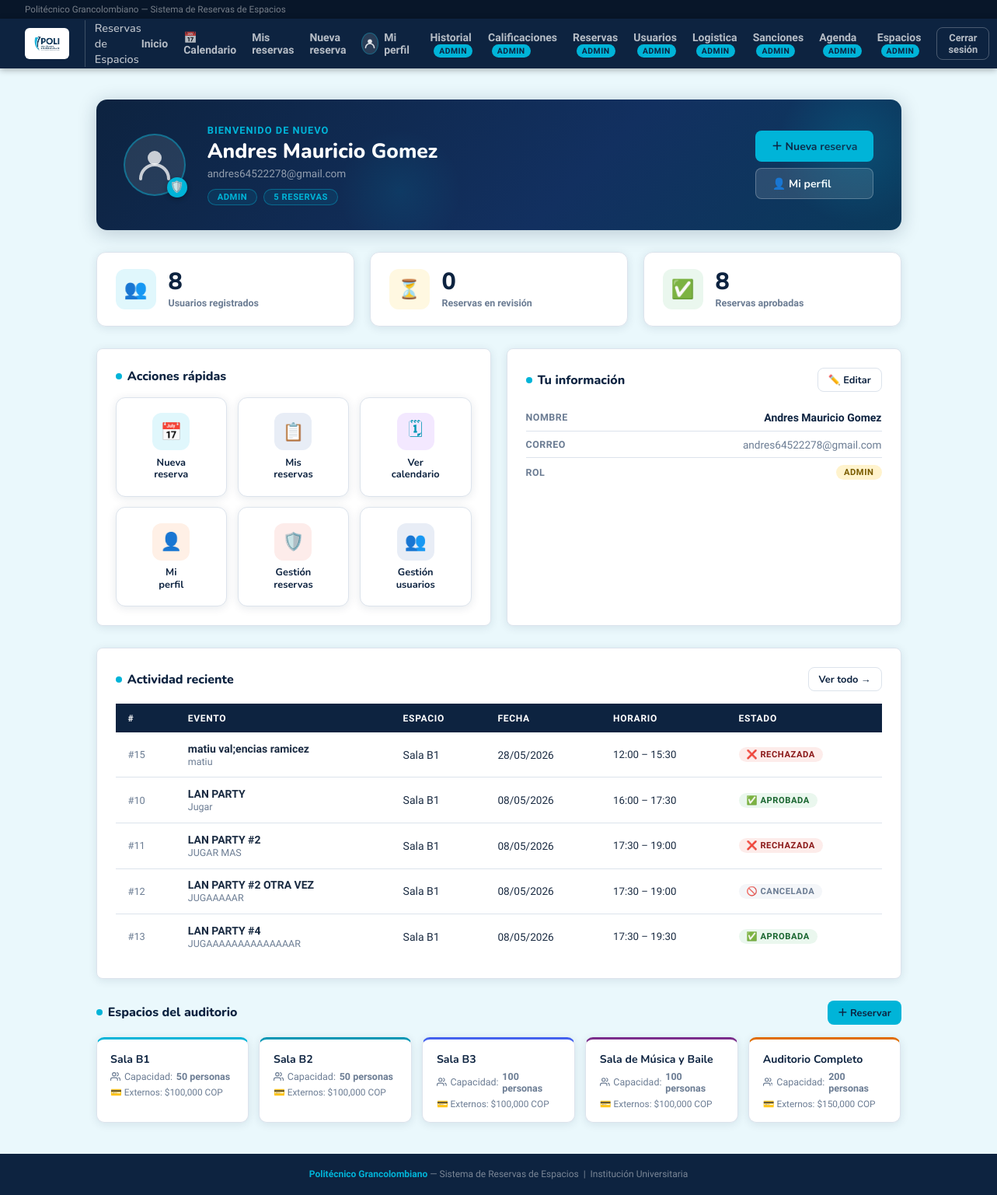
/dashboard (signed in), run on the app's committed database.
### database.py (models this page shows, shortened)
class Usuario(Base):
    __tablename__ = "usuario"
    id         = Column(Integer, primary_key=True, autoincrement=True)
    nombre     = Column(String, nullable=False)
    correo     = Column(String, nullable=False, unique=True)
    contrasena = Column(String, nullable=False)
    rol        = Column(String, nullable=False)  # 'docente' | 'administrativo' | 'externa' | 'admin' | 'logistica'
    activo  = Column(Boolean, default=True, nullable=False)   # False = cuenta desactivada
    strikes = Column(Integer, default=0,    nullable=False)   # Reportes asignados por el admin
    cod_docente  = Column(String,  nullable=True)
    departamento = Column(String,  nullable=True)
    dependencia = Column(String, nullable=True)
    empresa  = Column(String, nullable=True)
    telefono = Column(String, nullable=True)
    reservas = relationship("Reserva", back_populates="usuario", foreign_keys="Reserva.usuario_id")
    reservas_logistica = relationship(
        "Reserva",
        foreign_keys="Reserva.logistica_id",
        back_populates="logistica",
    )
    sanciones_recibidas = relationship(
        "Sancion",
        foreign_keys="Sancion.usuario_id",
        back_populates="usuario",
    )
    sanciones_aplicadas = relationship(
        "Sancion",
        foreign_keys="Sancion.admin_id",
        back_populates="admin",
    )
    __mapper_args__ = {
        "polymorphic_on": rol,
        "polymorphic_identity": "usuario",
    }

class Administrativo(Usuario):
    __mapper_args__ = {"polymorphic_identity": "administrativo"}

class Reserva(Base):
    __tablename__ = "reserva"
    id            = Column(Integer, primary_key=True, autoincrement=True)
    cant_personas = Column(Integer, nullable=False)
    tipo_evento   = Column(String,  nullable=False)
    finalidad     = Column(String,  nullable=True)
    indumentaria          = Column(String, nullable=True)
    servicios_adicionales = Column(String, nullable=True)  # RF-11: sonido, video, sillas, etc.
    justificacion_rechazo = Column(String, nullable=True)  # Razón del rechazo (obligatoria al rechazar)
    fecha        = Column(Date,     nullable=False)
    hora_inicio  = Column(Time,     nullable=False)
    hora_fin     = Column(Time,     nullable=False)
    estado       = Column(String,   nullable=False, default="pendiente")
    usuario_id   = Column(Integer, ForeignKey("usuario.id"), nullable=False)
    logistica_id = Column(Integer, ForeignKey("usuario.id"), nullable=True)
    usuario            = relationship("Usuario",               foreign_keys=[usuario_id], back_populates="reservas")
    logistica          = relationship("Usuario",               foreign_keys=[logistica_id], back_populates="reservas_logistica")
    espacios           = relationship("Espacio",               secondary=reserva_espacio, back_populates="reservas")
    calificacion       = relationship("Calificacion",          back_populates="reserva", uselist=False)
    personas_externas  = relationship("PersonaExternaReserva", back_populates="reserva",
                                      cascade="all, delete-orphan")
    sanciones          = relationship("Sancion", back_populates="reserva")

class Espacio(Base):
    __tablename__ = "espacio"
    id        = Column(Integer, primary_key=True, autoincrement=True)
    nombre    = Column(String,  nullable=False)
    capacidad = Column(Integer, nullable=False)
    costo_externo = Column(Numeric(12, 2), nullable=True)
    reservas  = relationship("Reserva", secondary=reserva_espacio, back_populates="espacios")

### app.py (the view)
@app.route("/dashboard")
@requiere_login
def dashboard():
    u = usuario_logueado()
    if u.rol == "logistica":
        return redirect(url_for("logistica_panel"))
    total_usuarios   = db.query(Usuario).count()
    total_pendientes = db.query(Reserva).filter_by(estado="pendiente").count() if u.rol == "admin" else 0
    total_aprobadas  = db.query(Reserva).filter_by(estado="aprobada").count()  if u.rol == "admin" else 0
    total_espacios   = db.query(Espacio).count()
    espacios         = db.query(Espacio).all()
    mis_reservas_rec = db.query(Reserva).filter_by(usuario_id=u.id)\
                         .order_by(Reserva.fecha.desc()).limit(5).all()
    mis_pendientes = db.query(Reserva).filter_by(usuario_id=u.id, estado="pendiente").count()
    mis_aprobadas  = db.query(Reserva).filter_by(usuario_id=u.id, estado="aprobada").count()
    mis_total      = db.query(Reserva).filter_by(usuario_id=u.id).count()
    return render_template("dashboard.html", usuario=u,
                           total_usuarios=total_usuarios,
                           total_pendientes=total_pendientes,
                           total_aprobadas=total_aprobadas,
                           total_espacios=total_espacios,
                           espacios=espacios,
                           mis_reservas_rec=mis_reservas_rec,
                           mis_pendientes=mis_pendientes,
                           mis_aprobadas=mis_aprobadas,
                           mis_total=mis_total)

### app.py (called while the page is built)
@app.after_request
def add_header(response):
    response.headers["Cache-Control"] = "no-cache, no-store, must-revalidate"
    response.headers["Pragma"] = "no-cache"
    response.headers["Expires"] = "0"
    return response

@app.teardown_appcontext
def shutdown_session(exception=None):
    DBSession.remove()

@app.after_request
def agregar_headers_no_cache(response):
    response.headers["Cache-Control"] = "no-store, no-cache, must-revalidate, max-age=0, post-check=0, pre-check=0"
    response.headers["Pragma"] = "no-cache"
    response.headers["Expires"] = "-1"
    return response

@app.before_request
def limpiar_sesion_al_iniciar():
    if not app.config.get("SESION_LIMPIADA"):
        session.clear()
        app.config["SESION_LIMPIADA"] = True
        _cargar_espacios_predefinidos()

def usuario_logueado():
    uid = session.get("usuario_id")
    if uid:
        return db.get(Usuario, uid)
    return None

def requiere_login(f):
    from functools import wraps
    @wraps(f)
    def wrapper(*args, **kwargs):
        u = usuario_logueado()
        if not u:
            flash("Debes iniciar sesión primero.", "warning")
            return redirect(url_for("login"))
        if not u.activo:
            session.clear()
            flash("Tu cuenta ha sido desactivada. Contacta al administrador.", "danger")
            return redirect(url_for("login"))
        return f(*args, **kwargs)
    return wrapper

@app.before_request
def limitar_personal_logistica():
    endpoint = request.endpoint
    if not endpoint or endpoint in {"static", "index", "login", "logout", "logistica_panel", "ver_reserva"}:
        return None
    u = usuario_logueado()
    if u and u.rol == "logistica":
        flash("El personal de logistica solo puede consultar sus reservas asignadas.", "warning")
        return redirect(url_for("logistica_panel"))
    return None

### templates/dashboard.html (shortened to what this page needs)
{% extends "base.html" %}
{% block content %}
<div class="hero anim-1">
  <div class="hero-avatar">
    <svg viewBox="0 0 52 52" fill="none" xmlns="http://www.w3.org/2000/svg">
      <circle cx="26" cy="17" r="9" fill="rgba(255,255,255,0.75)"/>
      <path d="M8 44c0-9.941 8.059-18 18-18s18 8.059 18 18" stroke="rgba(255,255,255,0.75)" stroke-width="4" stroke-linecap="round"/>
    </svg>
    <div class="hero-role-badge">
      {% if usuario.rol == 'admin' %}🛡️
      {% elif usuario.rol == 'docente' %}🎓
      {% elif usuario.rol == 'administrativo' %}🏢
      {% else %}🏛{% endif %}
    </div>
  </div>
  <div class="hero-info">
    <div class="hero-greeting">Bienvenido de nuevo</div>
    <div class="hero-name">{{ usuario.nombre }}</div>
    <div class="hero-sub">{{ usuario.correo }}</div>
    <div class="hero-pills">
      <span class="hero-pill">{{ usuario.rol }}</span>
      <span class="hero-pill">{{ mis_total }} reserva{{ 's' if mis_total != 1 else '' }}</span>
    </div>
  </div>
  <div class="hero-actions">
    <a href="{{ url_for('reserva_nueva') }}" class="btn btn-primary">＋ Nueva reserva</a>
    <a href="{{ url_for('perfil') }}" class="btn btn-secondary" style="background:rgba(255,255,255,.12); border-color:rgba(255,255,255,.25); color:#fff;">👤 Mi perfil</a>
  </div>
</div>
{% if usuario.rol == 'admin' %}
<div class="grid grid-3 anim-2" style="margin-bottom:1.75rem;">
  <div class="stat-card">
    <div class="stat-icon-wrap si-cyan">👥</div>
    <div class="stat-body">
      <div class="stat-num">{{ total_usuarios }}</div>
      <div class="stat-lbl">Usuarios registrados</div>
    </div>
  </div>
  <div class="stat-card">
    <div class="stat-icon-wrap si-yellow">⏳</div>
    <div class="stat-body">
      <div class="stat-num">{{ total_pendientes }}</div>
      <div class="stat-lbl">Reservas en revisión</div>
    </div>
  </div>
  <div class="stat-card">
    <div class="stat-icon-wrap si-green">✅</div>
    <div class="stat-body">
      <div class="stat-num">{{ total_aprobadas }}</div>
      <div class="stat-lbl">Reservas aprobadas</div>
    </div>
  </div>
</div>
{% endif %}
<div class="grid grid-2 anim-3" style="margin-bottom:1.75rem;">
  <div class="card">
    <div class="sec-head">
      <div class="sec-title"><span class="sec-dot"></span> Acciones rápidas</div>
    </div>
    <div class="qa-grid">
      <a href="{{ url_for('reserva_nueva') }}" class="qa-card">
        <div class="qa-icon si-cyan">📅</div>
        <div class="qa-label">Nueva<br>reserva</div>
      </a>
      <a href="{{ url_for('mis_reservas') }}" class="qa-card">
        <div class="qa-icon si-navy">📋</div>
        <div class="qa-label">Mis<br>reservas</div>
      </a>
      <a href="{{ url_for('calendario') }}" class="qa-card">
        <div class="qa-icon" style="background:#f3e8ff;">🗓</div>
        <div class="qa-label">Ver<br>calendario</div>
      </a>
      <a href="{{ url_for('perfil') }}" class="qa-card">
        <div class="qa-icon" style="background:#fff0e6;">👤</div>
        <div class="qa-label">Mi<br>perfil</div>
      </a>
      {% if usuario.rol == 'admin' %}
      <a href="{{ url_for('admin_reservas') }}" class="qa-card">
        <div class="qa-icon" style="background:#fdecea;">🛡️</div>
        <div class="qa-label">Gestión<br>reservas</div>
      </a>
      <a href="{{ url_for('admin_usuarios') }}" class="qa-card">
        <div class="qa-icon" style="background:#e8edf6;">👥</div>
        <div class="qa-label">Gestión<br>usuarios</div>
      </a>
      {% endif %}
    </div>
  </div>
  <div class="card">
    <div class="sec-head">
      <div class="sec-title"><span class="sec-dot"></span> Tu información</div>
      <a href="{{ url_for('editar_perfil') }}" class="btn btn-secondary btn-sm">✏️ Editar</a>
    </div>
    <div class="info-row">
      <span class="info-key">Nombre</span>
      <span style="font-weight:700; color:var(--navy);">{{ usuario.nombre }}</span>
    </div>
    <div class="info-row">
      <span class="info-key">Correo</span>
      <span style="color:var(--muted); font-size:.85rem;">{{ usuario.correo }}</span>
    </div>
    <div class="info-row">
      <span class="info-key">Rol</span>
      <span class="pill pill-{{ usuario.rol }}">{{ usuario.rol }}</span>
    </div>
  </div>
</div>
<div class="card anim-4" style="margin-bottom:1.75rem;">
  <div class="sec-head">
    <div class="sec-title"><span class="sec-dot"></span> Actividad reciente</div>
    <a href="{{ url_for('mis_reservas') }}" class="btn btn-secondary btn-sm">Ver todo →</a>
  </div>
  {% if mis_reservas_rec %}
  <table>
    <thead>
      <tr>
        <th>#</th>
        <th>Evento</th>
        <th>Espacio</th>
        <th>Fecha</th>
        <th>Horario</th>
        <th>Estado</th>
      </tr>
    </thead>
    <tbody>
      {% for r in mis_reservas_rec %}
      <tr>
        <td style="color:var(--muted); font-size:.8rem;">#{{ r.id }}</td>
        <td><strong>{{ r.tipo_evento }}</strong><br><span style="font-size:.78rem; color:var(--muted);">{{ r.finalidad }}</span></td>
        <td>{{ r.espacios[0].nombre if r.espacios else '—' }}</td>
        <td style="font-size:.85rem; white-space:nowrap;">{{ r.fecha.strftime('%d/%m/%Y') }}</td>
        <td style="font-size:.83rem; white-space:nowrap;">{{ r.hora_inicio.strftime('%H:%M') }} – {{ r.hora_fin.strftime('%H:%M') }}</td>
        <td>
          {% if r.estado == 'pendiente' %}
            <span class="pill p-pendiente">⏳ En revisión</span>
          {% elif r.estado == 'aprobada' %}
            <span class="pill p-aprobada">✅ Aprobada</span>
          {% elif r.estado == 'rechazada' %}
            <span class="pill p-rechazada">❌ Rechazada</span>
          {% elif r.estado == 'cancelada' %}
            <span class="pill p-cancelada">🚫 Cancelada</span>
          {% endif %}
        </td>
      </tr>
      {% endfor %}
    </tbody>
  </table>
  {% endif %}
</div>
<div class="anim-5">
  <div class="sec-head" style="margin-bottom:1rem;">
    <div class="sec-title"><span class="sec-dot"></span> Espacios del auditorio</div>
    <a href="{{ url_for('reserva_nueva') }}" class="btn btn-primary btn-sm">＋ Reservar</a>
  </div>
  <div class="espacio-grid">
    {% set colores = ['var(--cyan)', '#0096b4', '#4361ee', '#7b2d8b', '#e06c00'] %}
    {% for esp in espacios %}
    <div class="espacio-card" style="border-top-color:{{ colores[loop.index0 % 5] }};">
      <div class="espacio-name">{{ esp.nombre }}</div>
      <div class="espacio-cap">
        <svg width="13" height="13" viewBox="0 0 24 24" fill="none" stroke="currentColor" stroke-width="2.2" stroke-linecap="round" stroke-linejoin="round"><path d="M17 21v-2a4 4 0 0 0-4-4H5a4 4 0 0 0-4 4v2"/><circle cx="9" cy="7" r="4"/><path d="M23 21v-2a4 4 0 0 0-3-3.87"/><path d="M16 3.13a4 4 0 0 1 0 7.75"/></svg>
        Capacidad: <strong>{{ esp.capacidad }} personas</strong>
      </div>
      {% if esp.costo_externo %}
      <div style="font-size:.74rem; color:var(--muted); margin-top:.4rem;">
        💳 Externos: ${{ "{:,.0f}".format(esp.costo_externo) }} COP
      </div>
      {% endif %}
    </div>
    {% endfor %}
  </div>
</div>
{% endblock %}

### templates/base.html (style rules this page uses)
:root { --navy: #0d2340; --navy-dark: #081629; --navy-mid: #123060; --cyan: #00b4d8; --cyan-dark: #0096b4; --cyan-light:#e0f7fc; --white: #ffffff; --gray-bg: #eaf8fc; --border: #dce3ec; --text: #1a2b42; --muted: #6b7c93; --success: #28a745; --danger: #dc3545; --warning: #e6a817; --radius: 8px; --shadow: 0 2px 12px rgba(13,35,64,.10); }
*, *::before, *::after { box-sizing: border-box; margin: 0; padding: 0; }
body { font-family: 'Nunito Sans', sans-serif; background: var(--gray-bg); color: var(--text); min-height: 100vh; display: flex; flex-direction: column; }
a { color: var(--cyan-dark); text-decoration: none; }
.card { background: var(--white); border: 1px solid var(--border); border-radius: var(--radius); padding: 1.5rem; box-shadow: var(--shadow); }
.grid { display: grid; gap: 1.25rem; }
.grid-2 { grid-template-columns: repeat(auto-fit, minmax(260px, 1fr)); }
.grid-3 { grid-template-columns: repeat(auto-fit, minmax(200px, 1fr)); }
.btn { display: inline-flex; align-items: center; gap: .4rem; padding: .6rem 1.3rem; border-radius: var(--radius); font-family: 'Nunito', sans-serif; font-size: .875rem; font-weight: 700; cursor: pointer; border: none; transition: all .18s; }
.btn-primary { background: var(--cyan); color: var(--navy); }
.btn-secondary { background: var(--white); color: var(--navy); border: 1.5px solid var(--border); }
.btn-sm { padding: .35rem .8rem; font-size: .8rem; }
table { width: 100%; border-collapse: collapse; font-size: .875rem; }
thead tr { background: var(--navy); }
th { text-align: left; padding: .7rem 1rem; font-size: .75rem; text-transform: uppercase; letter-spacing: .06em; color: var(--white); font-weight: 700; }
td { padding: .8rem 1rem; border-bottom: 1px solid var(--border); }
tr:last-child td { border-bottom: none; }
.pill { display: inline-block; font-size: .7rem; font-weight: 700; padding: 3px 10px; border-radius: 20px; text-transform: uppercase; letter-spacing: .05em; }
.pill-admin { background: #fff3cd; color: #7a5c00; }

### data on the page
Administrativo: nombre "Andres Mauricio Gomez", correo "andres64522278@gmail.com", rol "ADMIN"
Reserva: id "15", tipo_evento "matiu val;encias ramicez", finalidad "matiu", nombre "Sala B1", fecha "28/05/2026", hora_inicio "12:00", hora_fin "15:30", estado "❌ RECHAZADA"
Reserva: id "10", tipo_evento "LAN PARTY", finalidad "Jugar", nombre "Sala B1", fecha "08/05/2026", hora_inicio "16:00", hora_fin "17:30", estado "✅ APROBADA"
Reserva: id "11", tipo_evento "LAN PARTY #2", finalidad "JUGAR MAS", nombre "Sala B1", fecha "08/05/2026", hora_inicio "17:30", hora_fin "19:00", estado "❌ RECHAZADA"
Reserva: id "12", tipo_evento "LAN PARTY #2 OTRA VEZ", finalidad "JUGAAAAAR", nombre "Sala B1", fecha "08/05/2026", hora_inicio "17:30", hora_fin "19:00", estado "🚫 CANCELADA"
Reserva: id "13", tipo_evento "LAN PARTY #4", finalidad "JUGAAAAAAAAAAAAAAR", nombre "Sala B1", fecha "08/05/2026", hora_inicio "17:30", hora_fin "19:30", estado "✅ APROBADA"
Espacio: nombre "Sala B1", capacidad "50", costo_externo "100,000"
Espacio: nombre "Sala B2", capacidad "50", costo_externo "100,000"
Espacio: nombre "Sala B3", capacidad "100", costo_externo "100,000"
Espacio: nombre "Sala de Música y Baile", capacidad "100", costo_externo "100,000"
Espacio: nombre "Auditorio Completo", capacidad "200", costo_externo "150,000"

### other printed values
{{ mis_total }} "5"
{{ 's' if mis_total != 1 else '' }} "S"
{{ total_usuarios }} "8"
{{ total_pendientes }} "0"
{{ total_aprobadas }} "8"
